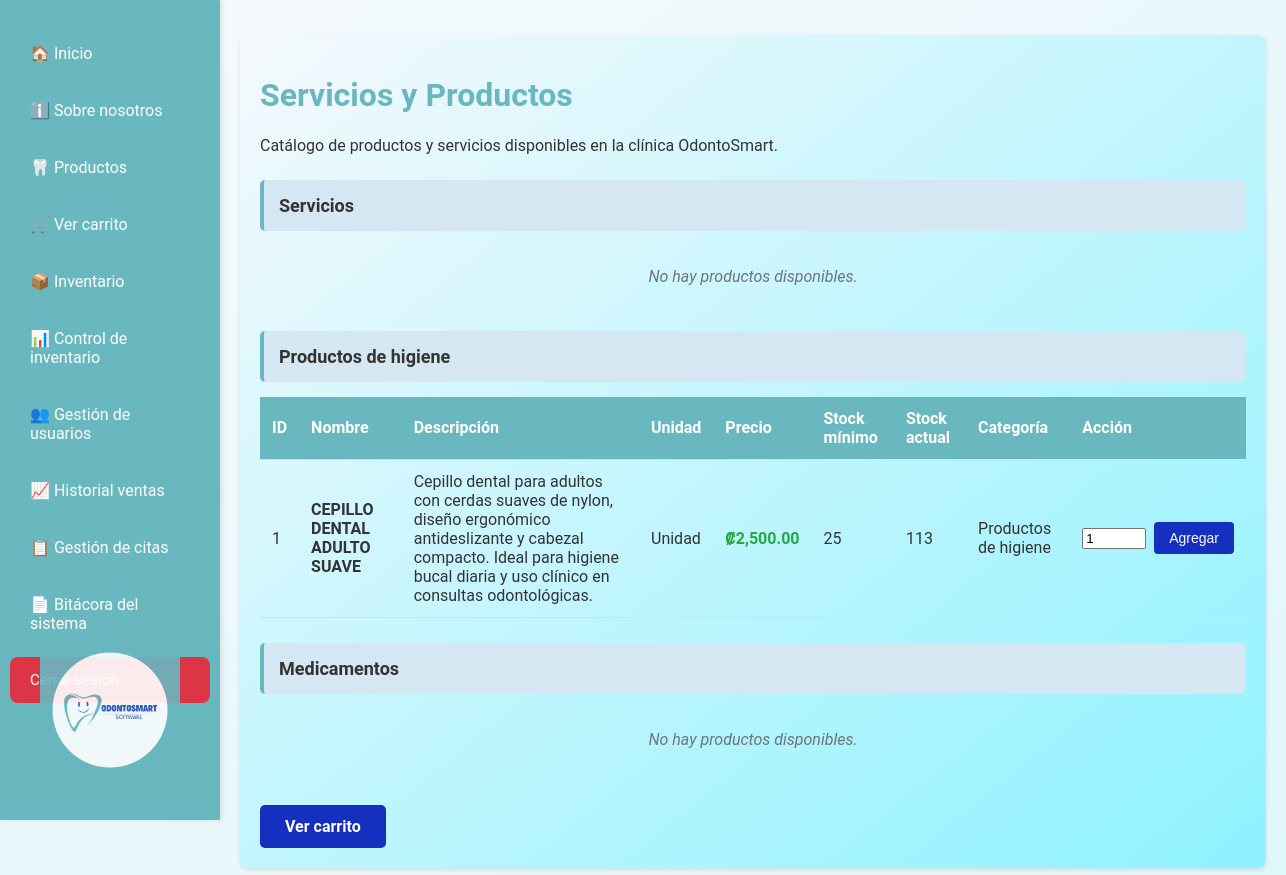
/modulos/ventas/servicios.php (signed in), run on an earlier commit of the app's database.
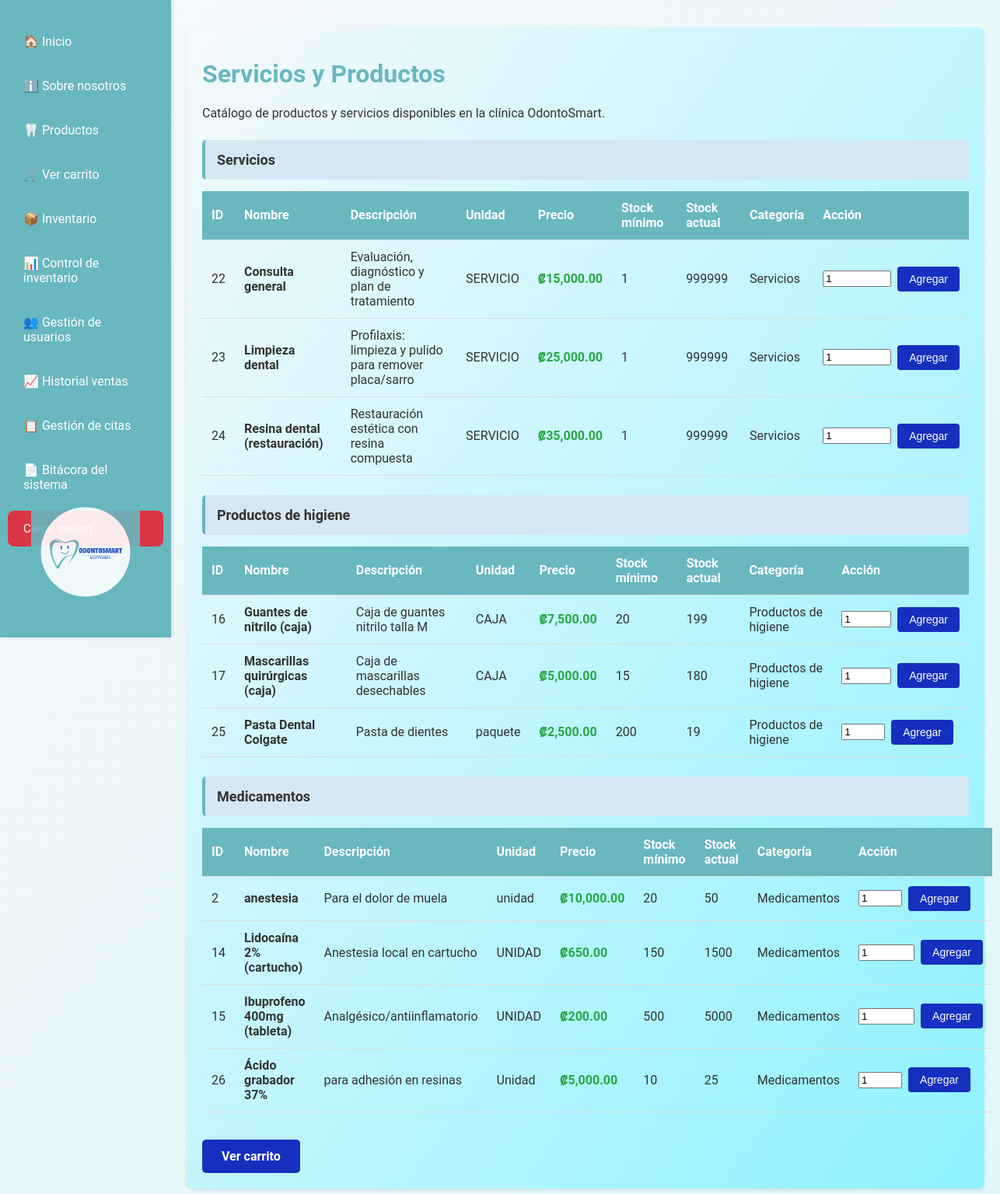
And on a later commit of the database.
### tables this page shows
CREATE TABLE `productos` (
  `id_producto` int NOT NULL,
  `nombre` varchar(150) NOT NULL,
  `descripcion` text,
  `unidad` varchar(100) DEFAULT NULL,
  `id_categoria` int DEFAULT NULL,
  `precio` decimal(10,2) NOT NULL,
  `costo_unidad` decimal(10,2) DEFAULT NULL,
  `stock_total` int NOT NULL,
  `stock_minimo` int DEFAULT '0',
  `fecha_creacion` datetime DEFAULT CURRENT_TIMESTAMP,
  `actualizado_en` timestamp NULL DEFAULT CURRENT_TIMESTAMP ON UPDATE CURRENT_TIMESTAMP,
  `fecha_caducidad` date DEFAULT NULL,
  `estado` enum('activo','inactivo') DEFAULT 'activo',
  `descuento` decimal(5,2) DEFAULT '0.00'
);

CREATE TABLE `categoria_productos` (
  `id_categoria` int NOT NULL,
  `nombre` varchar(100) NOT NULL,
  `descripcion` text
);

### modulos/ventas/servicios.php (the view, shortened to what this page needs)
<?php
require '../../config/conexion.php';
function mostrarCategoria(mysqli $conn, string $categoriaNombre): void
{
    echo "<div class='categoria-titulo'>{$categoriaNombre}</div>";
    $sql = "
        SELECT
            p.id_producto,
            p.nombre,
            p.descripcion,
            p.unidad,
            p.precio,
            p.stock_total,
            p.stock_minimo,
            c.nombre AS categoria
        FROM productos p
        INNER JOIN categoria_productos c
            ON p.id_categoria = c.id_categoria
        WHERE c.nombre = ?
    ";
    $stmt = $conn->prepare($sql);
    $stmt->bind_param("s", $categoriaNombre);
    $stmt->execute();
    $result = $stmt->get_result();
    if ($result->num_rows === 0) {
        echo "<p class='sin-productos'>No hay productos disponibles.</p>";
        return;
    }
    echo "
        <table>
            <thead>
                <tr>
                    <th>ID</th>
                    <th>Nombre</th>
                    <th>Descripción</th>
                    <th>Unidad</th>
                    <th>Precio</th>
                    <th>Stock mínimo</th>
                    <th>Stock actual</th>
                    <th>Categoría</th>
                    <th>Acción</th>
                </tr>
            </thead>
            <tbody>
    ";
    while ($row = $result->fetch_assoc()) {
        echo "
            <tr>
                <td>{$row['id_producto']}</td>
                <td><strong>{$row['nombre']}</strong></td>
                <td>{$row['descripcion']}</td>
                <td>{$row['unidad']}</td>
                <td class='precio'>₡" . number_format($row['precio'], 2) . "</td>
                <td>{$row['stock_minimo']}</td>
                <td>{$row['stock_total']}</td>
                <td>{$row['categoria']}</td>
                <td>
                    <form action='agregar_carrito.php' method='POST' class='form-agregar'>
                        <input type='hidden' name='id_producto' value='{$row['id_producto']}'>
                        <input
                            type='number'
                            name='cantidad'
                            value='1'
                            min='1'
                            max='{$row['stock_total']}'
                            required
                        >
                        <button type='submit' class='agregar-btn'>Agregar</button>
                    </form>
                </td>
            </tr>
        ";
    }
    echo "</tbody></table>";
}
?>
<!DOCTYPE html>
<html lang="es">
<head>
    <link rel="stylesheet" href="../../assets/css/sidebar.css">
    <link rel="stylesheet" href="../../assets/css/servicios.css">
</head>
<body>
<?php include '../../views/sidebar.php'; ?>
<div class="content">
    <div class="seccion">
        <h1 style="color:#69B7BF;" >Servicios y Productos</h1>
        <p>
            Catálogo de productos y servicios disponibles en la clínica OdontoSmart.
        </p>
        <?php
        try {
            mostrarCategoria($conn, 'Servicios');
            mostrarCategoria($conn, 'Productos de higiene');
            mostrarCategoria($conn, 'Medicamentos');
        } catch (Throwable $e) {
            try {
                $conn->close();
                require '../../config/conexion.php';
                $id_usuario = $_SESSION['user']['id_usuario'] ?? null;
                $accion     = 'SERVICE_ERROR';
                $modulo     = 'servicios';
                $ip         = $_SERVER['REMOTE_ADDR'] ?? 'UNKNOWN';
                $ua         = $_SERVER['HTTP_USER_AGENT'] ?? 'UNKNOWN';
                $detalle    = $e->getMessage();
                $log = $conn->prepare(
                    "CALL SP_USUARIO_BITACORA(?, ?, ?, ?, ?, ?)"
                );
                if ($log) {
                    $log->bind_param(
                        "isssss",
                        $id_usuario,
                        $accion,
                        $modulo,
                        $ip,
                        $ua,
                        $detalle
                    );
                    $log->execute();
                    $log->close();
                }
                $conn->close();
            } catch (Throwable $logError) {
                error_log($logError->getMessage());
            }
            echo "<p class='error-msg'>Error al cargar los servicios.</p>";
        }
        ?>
        <a href="carrito.php" class="btn-ver-carrito">
            Ver carrito
        </a>
    </div>
</div>
</body>
</html>

What changed in the data, as far as the page shows it:
removed productos: id_producto "1", nombre "CEPILLO DENTAL ADULTO SUAVE", descripcion "Cepillo dental para adultos con cerdas suaves de nylon, diseño ergonómico antideslizante y cabezal compacto. Ideal para higiene bucal diaria y uso clínico en consultas odontológicas.", unidad "Unidad", precio "2,500.00", stock_minimo "25", stock_total "113", id_categoria.nombre "Productos de higiene"
added productos: id_producto "22", nombre "Consulta general", descripcion "Evaluación, diagnóstico y plan de tratamiento", unidad "SERVICIO", precio "15,000.00", stock_minimo "1", stock_total "999999", id_categoria.nombre "Servicios"
added productos: id_producto "23", nombre "Limpieza dental", descripcion "Profilaxis: limpieza y pulido para remover placa/sarro", unidad "SERVICIO", precio "25,000.00", stock_minimo "1", stock_total "999999", id_categoria.nombre "Servicios"
added productos: id_producto "24", nombre "Resina dental (restauración)", descripcion "Restauración estética con resina compuesta", unidad "SERVICIO", precio "35,000.00", stock_minimo "1", stock_total "999999", id_categoria.nombre "Servicios"
added productos: id_producto "16", nombre "Guantes de nitrilo (caja)", descripcion "Caja de guantes nitrilo talla M", unidad "CAJA", precio "7,500.00", stock_minimo "20", stock_total "199", id_categoria.nombre "Productos de higiene"
added productos: id_producto "17", nombre "Mascarillas quirúrgicas (caja)", descripcion "Caja de mascarillas desechables", unidad "CAJA", precio "5,000.00", stock_minimo "15", stock_total "180", id_categoria.nombre "Productos de higiene"
added productos: id_producto "25", nombre "Pasta Dental Colgate", descripcion "Pasta de dientes", unidad "paquete", precio "2,500.00", stock_minimo "200", stock_total "19", id_categoria.nombre "Productos de higiene"
added productos: id_producto "2", nombre "anestesia", descripcion "Para el dolor de muela", unidad "unidad", precio "10,000.00", stock_minimo "20", stock_total "50", id_categoria.nombre "Medicamentos"
added productos: id_producto "14", nombre "Lidocaína 2% (cartucho)", descripcion "Anestesia local en cartucho", unidad "UNIDAD", precio "650.00", stock_minimo "150", stock_total "1500", id_categoria.nombre "Medicamentos"
added productos: id_producto "15", nombre "Ibuprofeno 400mg (tableta)", descripcion "Analgésico/antiinflamatorio", unidad "UNIDAD", precio "200.00", stock_minimo "500", stock_total "5000", id_categoria.nombre "Medicamentos"
added productos: id_producto "26", nombre "Ácido grabador 37%", descripcion "para adhesión en resinas", unidad "Unidad", precio "5,000.00", stock_minimo "10", stock_total "25", id_categoria.nombre "Medicamentos"
Also different on the page:
text no longer shown: "ID Nombre Descripción Unidad Precio Stock mínimo Stock actual Categoría Acción No hay productos disponibles. No hay productos disponibles."
text now shown: "ID ID ID Nombre Nombre Nombre Descripción Descripción Descripción Unidad Unidad Unidad Precio Precio Precio Stock mínimo Stock mínimo Stock mínimo Stock actual Stock actual Stock actual Categoría Categoría Categoría Acción Acción Acción"
